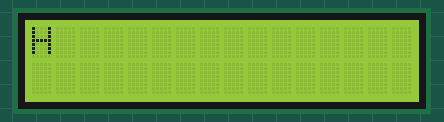
The sketch below on a simulated Arduino Uno, built with avr-gcc and run on an emulated ATmega328P. On the bench: 16×2 character LCD.

Above: at 0.16 s.
At 1.06 s:
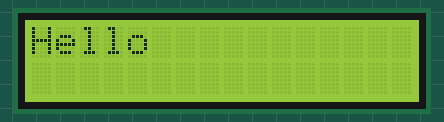
At 1.76 s:
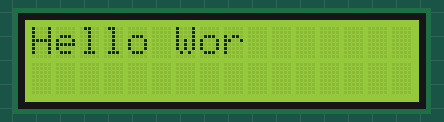
At 2.46 s:
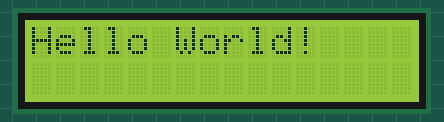
At 3.1 s:
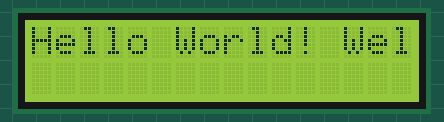
At 5.3 s:
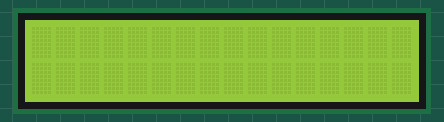

Measured:
- by itself, everything shown: repeats every 5.7 s, in 15 steps
- what the display in image 1 shows lasts 0.4 s, from 0.9 s to 1.3 s
- what the display in image 4 shows lasts 2.2 s, from 3.1 s to 5.3 s
- what the display in image 5 shows lasts 0.5 s, from 5.3 s to 5.8 s

The sketch:

learn_LCD.ino
```cpp
#include <LiquidCrystal.h>

// RS, E, D4, D5, D6, D7
LiquidCrystal lcd(12, 11, 5, 4, 3, 2);

String message = "Hello World! Welcome!";
int delayTime = 200; // milliseconds between each letter

void setup() {
  lcd.begin(16, 2);  // 16x2 LCD
}

void loop() {
  typeMessage(message, 0); // Display on row 0 (top row)
  delay(1000);             // Wait 1 second
  lcd.clear();             // Clear the screen
  delay(500);
}

// Function to type message letter by letter
void typeMessage(String text, int row) {
  lcd.setCursor(0, row);       // Start at first column of the row
  for (int i = 0; i < text.length(); i++) {
    lcd.print(text[i]);        // Print one letter
    delay(delayTime);          // Wait before next letter
  }
}
```
